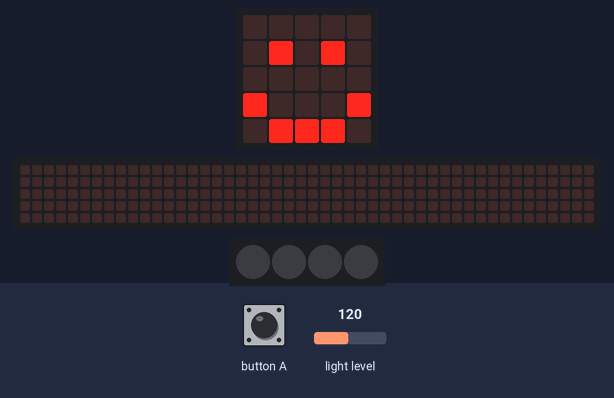
Bench run of a program on a simulated BBC micro:bit (MakeCode). Shown: the board's 5×5 LED display, a strip that is not on the board, showing the scrolling text unrolled, 4 RGB LEDs in strip order, left to right. The test bench sets the inputs (shaded band); at power-on: light level 120. The 48×5 strip is a reading aid, not a part: it shows the text the display is scrolling, unrolled, one strip-width of it at a time.

Above: at 1.8 s.
1.9 s: button A pressed for 0.15 s
At 2.12 s:
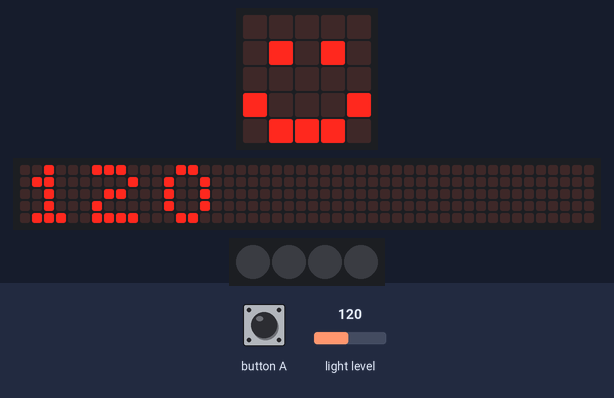
At 2.57 s:
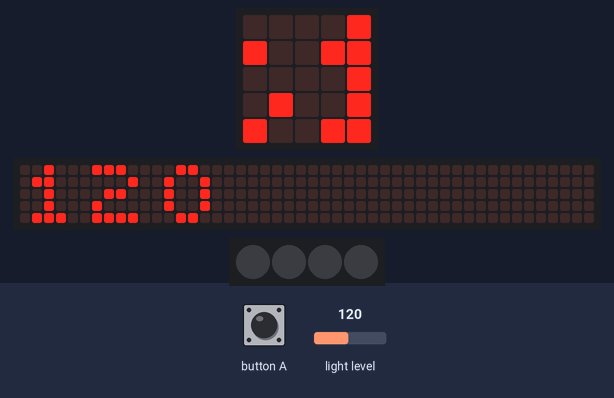
2.6 s: button A pressed for 0.15 s
3.3 s: light level set to 5
At 7.5 s:
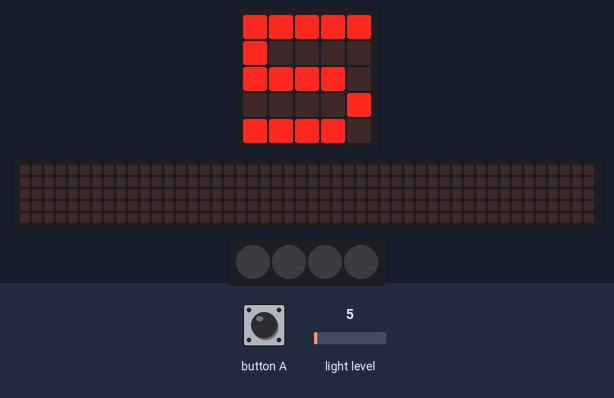
Timing chart, 0 to 9.0 s (numbered marks = the images above; inputs shaded):
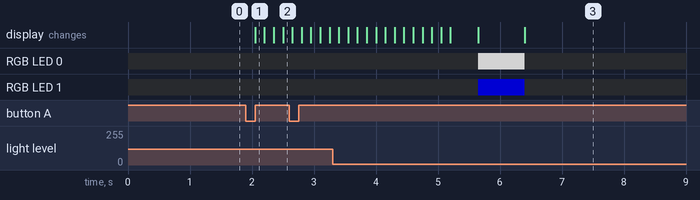

The program:

main.ts
```typescript
// (licence header left out)
// variables
let neopixelStrip: neopixel.Strip = null
let lightAmount: number = 0

// clean
basic.clearScreen()
neopixelStrip = neopixel.create(DigitalPin.P16, 4, NeoPixelMode.RGB)
neopixelStrip.setPixelColor(0, neopixel.colors(NeoPixelColors.Black))
neopixelStrip.setPixelColor(1, neopixel.colors(NeoPixelColors.Black))
neopixelStrip.setPixelColor(2, neopixel.colors(NeoPixelColors.Black))
neopixelStrip.setPixelColor(3, neopixel.colors(NeoPixelColors.Black))
neopixelStrip.show()
basic.showIcon(IconNames.Happy)


input.onButtonPressed(Button.A, function(){

    lightAmount = input.lightLevel()

  if (lightAmount <= 51) {
      neopixelStrip.clear()
  }
  if (lightAmount > 52) {
      neopixelStrip.setPixelColor(0, neopixel.colors(NeoPixelColors.White))
  }
  if (lightAmount > 104) {
      neopixelStrip.setPixelColor(1, neopixel.colors(NeoPixelColors.Blue))
  }
  if (lightAmount > 156) {
      neopixelStrip.setPixelColor(2, neopixel.colors(NeoPixelColors.Green))
  }
  if (lightAmount > 208) {
      neopixelStrip.setPixelColor(3, neopixel.colors(NeoPixelColors.Purple))
    }
    basic.showNumber(lightAmount)
    neopixelStrip.show()
})
```

Measured:
- after the input at 1.9 s, the display: changes after 0.15 s (image 1)
